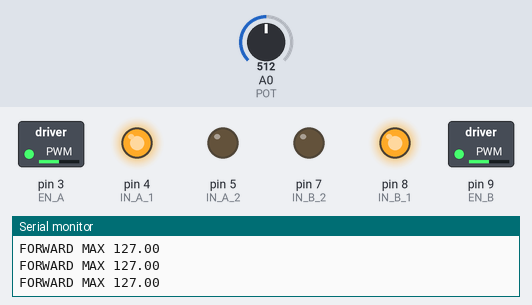
The sketch below on a simulated Arduino Uno, built with avr-gcc and run on an emulated ATmega328P. Parts: switched loads named in the sketch (green lamp = pin HIGH), output pins drawn as LEDs (lit = HIGH), the last lines printed to the serial monitor. Inputs (shaded band) come from the test bench; at power-on: A0 (POT) = 512.

Above: at 1.2 s.
1.3 s: A0 (POT) set to 332
At 2.5 s:
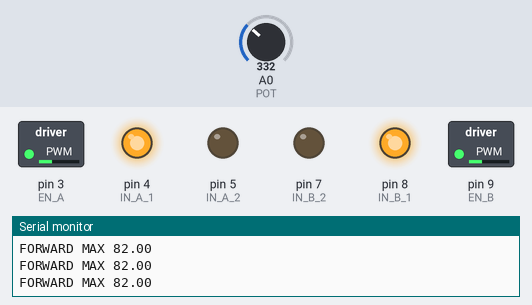
4.3 s: A0 (POT) set to 306
At 4.9 s:
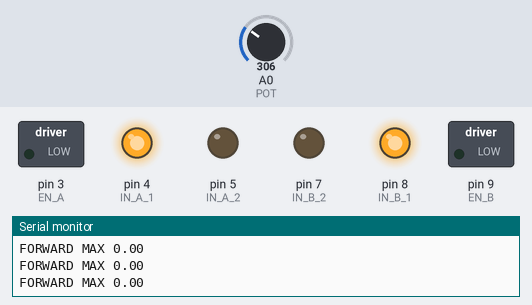
5.8 s: A0 (POT) set to 511
At 7.0 s:
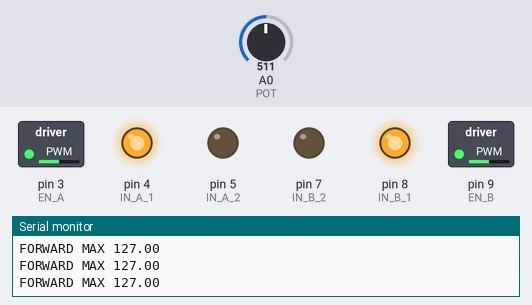
7.3 s: A0 (POT) set to 716
At 8.3 s:
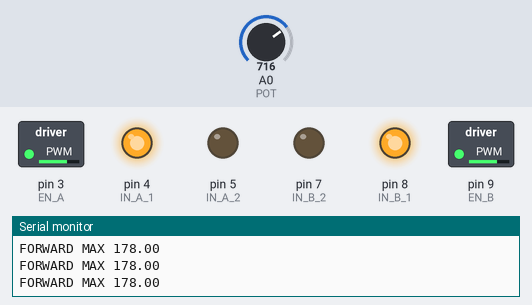
8.8 s: A0 (POT) set to 245
At 9.3 s:
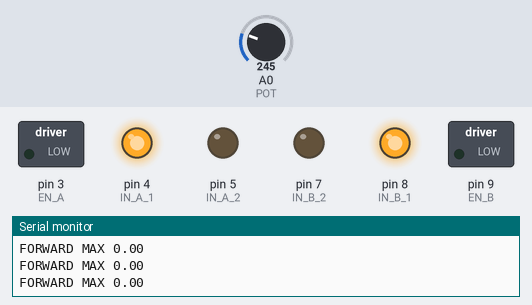
10.3 s: A0 (POT) set to 900
At 11.6 s:
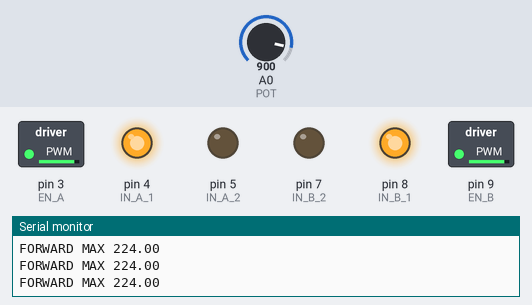
Timing chart, 0 to 12.8 s (numbered marks = the images above; inputs shaded):
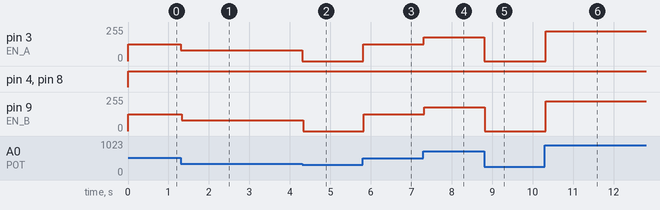

The sketch:

XX_l298n_driver_02.ino
```cpp
/**
 * https://www.youtube.com/watch?v=dyjo_ggEtVU
 *
 * L298N Motor Driver
 * With potentiometer speed control
 */

#define EN_A 3
#define IN_A_1 4
#define IN_A_2 5
#define EN_B 9
#define IN_B_1 8
#define IN_B_2 7
#define POT A0

const float minSpd = 0;
const float maxSpd = 255;
const float minPot = 0;
const float maxPot = 1023;
const float startSpd = 80;

float potVal;
float spd = minSpd;
int phaseInterval = 10000;
int rampUpInterval = 20;

void setup() {
  // put your setup code here, to run once:
  pinMode(EN_A, OUTPUT);
  pinMode(IN_A_1, OUTPUT);
  pinMode(IN_A_2, OUTPUT);
  pinMode(EN_B, OUTPUT);
  pinMode(IN_B_1, OUTPUT);
  pinMode(IN_B_2, OUTPUT);

  pinMode(POT, INPUT);

  Serial.begin(9600);
}

void loop() {
  // put your main code here, to run repeatedly:

  motorForward(getSpd());
}

float getSpd(){
  int pVal = analogRead(POT);
  float spdVal = map(pVal, minPot, maxPot, minSpd, maxSpd);

  if (spdVal < startSpd){
    spdVal = 0;
  }

//  Serial.println(String(pVal) + "-" + String(spdVal));

  return spdVal;
}

/**
 * Both wheels stop
 */
void motorStop(){
  Serial.println("STOP");

  digitalWrite(IN_A_1, LOW);
  digitalWrite(IN_A_2, LOW);

  digitalWrite(IN_B_1, LOW);
  digitalWrite(IN_B_2, LOW);
}

/**
 * Both wheels forward at max speed
 */
void motorForward(float spd){
  Serial.println("FORWARD MAX " + String(spd));

  // wheel A to forward
  digitalWrite(IN_A_1, HIGH);
  digitalWrite(IN_A_2, LOW);
  analogWrite(EN_A, getSpd());

  // wheel B to forward
  digitalWrite(IN_B_1, HIGH);
  digitalWrite(IN_B_2, LOW);
  analogWrite(EN_B, spd);

}

/**
 * Both wheels reverse at max speed
 */
void motorReverse(float spd){
  Serial.println("REVERSE MAX " + String(spd));

  // wheel A to reverse
  digitalWrite(IN_A_1, LOW);
  digitalWrite(IN_A_2, HIGH);
  analogWrite(EN_A, spd);

  // wheel B to reverse
  digitalWrite(IN_B_1, LOW);
  digitalWrite(IN_B_2, HIGH);
  analogWrite(EN_B, spd);

}
```

Measured:
- the behaviour switches between 321 and 320 on A0 (POT) (found by bisection; images 1 and 2)
- after the input at 1.3 s, pin 3 (EN_A), pin 9 (EN_B): 127/255 → 82/255 at once
- after the input at 4.3 s, pin 3 (EN_A), pin 9 (EN_B): 82/255 → 0/255 at once
- after the input at 5.8 s, pin 3 (EN_A), pin 9 (EN_B): 0/255 → 127/255 at once
- after the input at 7.3 s, pin 3 (EN_A), pin 9 (EN_B): 127/255 → 178/255 at once
- after the input at 8.8 s, pin 3 (EN_A), pin 9 (EN_B): 178/255 → 0/255 at once
- after the input at 10.3 s, pin 3 (EN_A), pin 9 (EN_B): 0/255 → 224/255 at once
